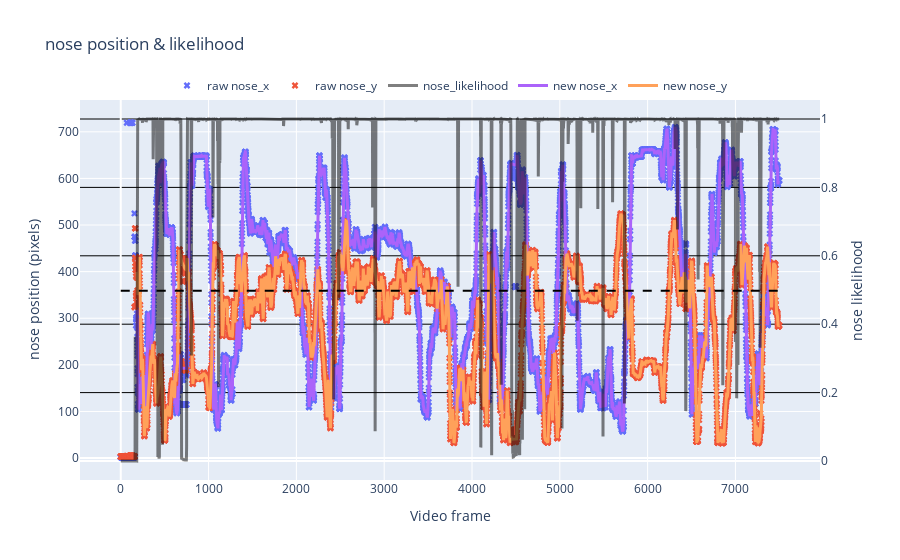

Source (notebook cell):
### Code cell
rst.plot_raw_vs_smoothed(df_raw, df_smooth, bodypart = example_bodypart, num_sd = confidence)

### Figure 1 — Plotly figure (JSON) as saved in the notebook; plotly's stock layout.template omitted (floating-point values rounded to 4 significant figures; data arrays with more than 128 entries replaced by an {"elided": "..."} marker saying what was removed)
{"data": [{"marker": {"size": 6, "symbol": "x"}, "mode": "markers", "name": "raw nose_x", "type": "scatter", "x": {"elided": "7500 int values"}, "y": {"elided": "7500 float values"}}, {"marker": {"size": 6, "symbol": "x"}, "mode": "markers", "name": "raw nose_y", "type": "scatter", "x": {"elided": "7500 int values"}, "y": {"elided": "7500 float values"}}, {"line": {"color": "black", "width": 3}, "name": "nose_likelihood", "opacity": 0.5, "type": "scatter", "x": {"elided": "7500 int values"}, "y": {"elided": "7500 float values"}, "yaxis": "y2"}, {"line": {"width": 3}, "name": "new nose_x", "type": "scatter", "x": {"elided": "7500 int values"}, "y": {"elided": "7500 float values"}}, {"line": {"width": 3}, "name": "new nose_y", "type": "scatter", "x": {"elided": "7500 int values"}, "y": {"elided": "7500 float values"}}], "layout": {"legend": {"orientation": "h", "x": 0.5, "xanchor": "center", "y": 1, "yanchor": "bottom"}, "shapes": [{"line": {"color": "black", "dash": "dash"}, "type": "line", "x0": 0, "x1": 7499, "y0": 0.498, "y1": 0.498, "yref": "y2"}], "title": {"text": "nose position & likelihood"}, "xaxis": {"title": {"text": "Video frame"}}, "yaxis": {"title": {"text": "nose position (pixels)"}}, "yaxis2": {"gridcolor": "black", "overlaying": "y", "side": "right", "title": {"text": "nose likelihood"}}}}
